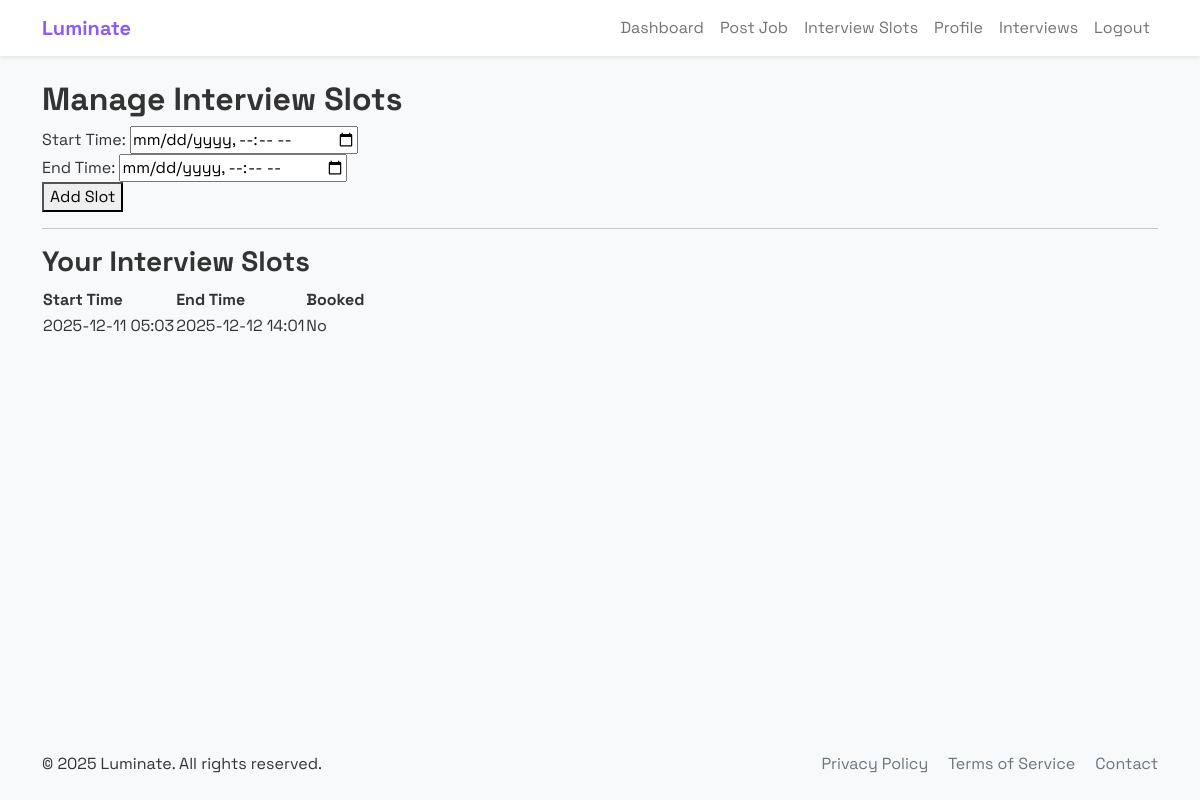
Before: /manage_slots (signed in) with the older database file.
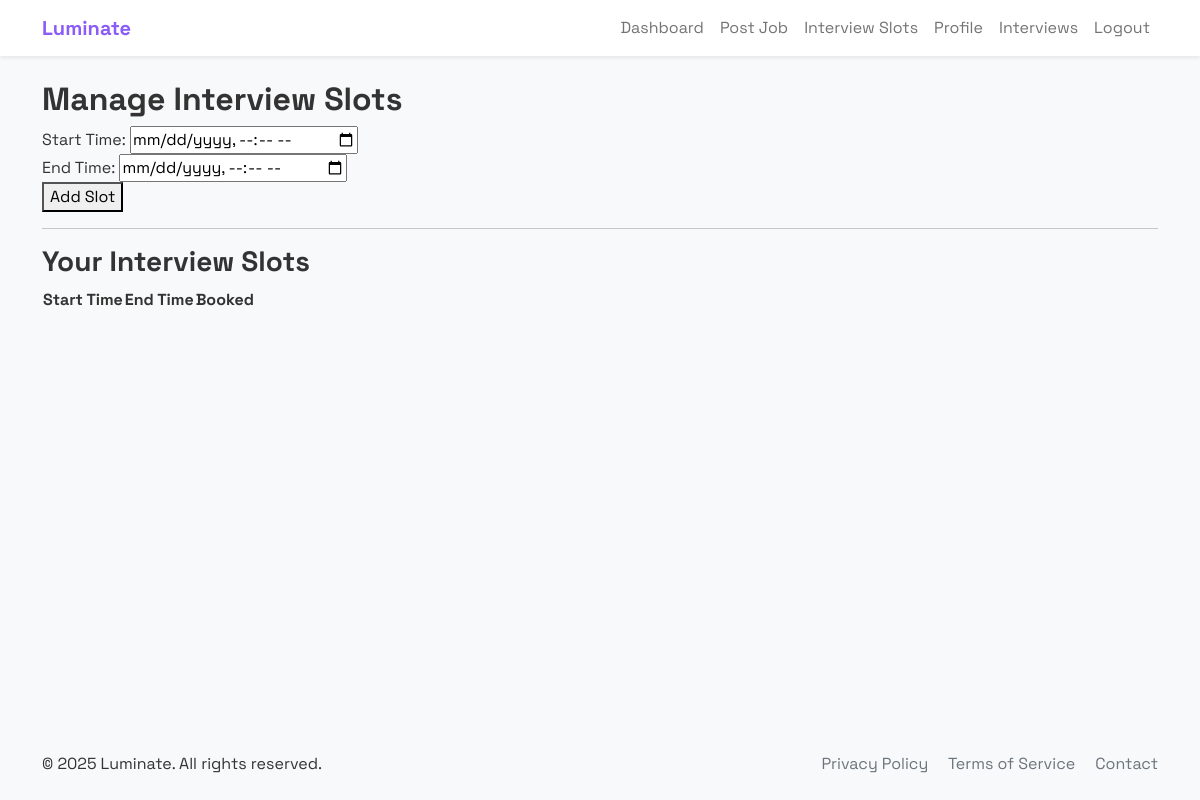
After: the same page with the newer database file.
### application.py (models this page shows)
class InterviewSlot(db.Model):
    id = db.Column(db.Integer, primary_key=True)
    employer_id = db.Column(db.Integer, db.ForeignKey('user.id'), nullable=False)
    start_time = db.Column(db.DateTime, nullable=False)
    end_time = db.Column(db.DateTime, nullable=False)
    is_booked = db.Column(db.Boolean, default=False)

### application.py (the view, shortened to what this page needs)
@app.route('/manage_slots', methods=['GET', 'POST'])
def manage_slots():
    if 'user_id' not in session or not session.get('is_employer'):
        flash('Please login as employer', 'danger')
        return redirect(url_for('login'))
    employer_id = session['user_id']
    slots = InterviewSlot.query.filter_by(employer_id=employer_id).all()
    return render_template('interview_slots.html', slots=slots)

### templates/interview_slots.html
{% extends 'base.html' %}
{% block content %}
<h2>Manage Interview Slots</h2>
<form method="POST">
    <div>
        <label for="start_time">Start Time:</label>
        <input type="datetime-local" id="start_time" name="start_time" required>
    </div>
    <div>
        <label for="end_time">End Time:</label>
        <input type="datetime-local" id="end_time" name="end_time" required>
    </div>
    <button type="submit">Add Slot</button>
</form>
<hr>
<h3>Your Interview Slots</h3>
<table>
    <thead>
        <tr>
            <th>Start Time</th>
            <th>End Time</th>
            <th>Booked</th>
        </tr>
    </thead>
    <tbody>
        {% for slot in slots %}
        <tr>
            <td>{{ slot.start_time.strftime('%Y-%m-%d %H:%M') }}</td>
            <td>{{ slot.end_time.strftime('%Y-%m-%d %H:%M') }}</td>
            <td>{{ 'Yes' if slot.is_booked else 'No' }}</td>
        </tr>
        {% endfor %}
    </tbody>
</table>
{% endblock %}

Changed rows visible on the page:
removed InterviewSlot: start_time "2025-12-11 05:03", end_time "2025-12-12 14:01", is_booked "No"
